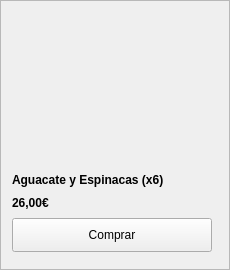
                       <widget class="QFrame" name="frame_3">
                        <property name="minimumSize">
                         <size>
                          <width>230</width>
                          <height>270</height>
                         </size>
                        </property>
                        <property name="maximumSize">
                         <size>
                          <width>230</width>
                          <height>270</height>
                         </size>
                        </property>
                        <property name="frameShape">
                         <enum>QFrame::StyledPanel</enum>
                        </property>
                        <property name="frameShadow">
                         <enum>QFrame::Raised</enum>
                        </property>
                        <layout class="QVBoxLayout" name="verticalLayout_23">
                         <item>
                          <widget class="QLabel" name="labelm_zumo">
                           <property name="minimumSize">
                            <size>
                             <width>200</width>
                             <height>150</height>
                            </size>
                           </property>
                           <property name="maximumSize">
                            <size>
                             <width>200</width>
                             <height>150</height>
                            </size>
                           </property>
                           <property name="styleSheet">
                            <string notr="true">border-image: url(:/imagenes_zumos/z_zumos1.jpg);</string>
                           </property>
                           <property name="text">
                            <string/>
                           </property>
                          </widget>
                         </item>
                         <item>
                          <widget class="QLabel" name="label_19">
                           <property name="maximumSize">
                            <size>
                             <width>16777215</width>
                             <height>15</height>
                            </size>
                           </property>
                           <property name="font">
                            <font>
                             <weight>75</weight>
                             <bold>true</bold>
                             <stylestrategy>PreferDefault</stylestrategy>
                            </font>
                           </property>
                           <property name="text">
                            <string>Aguacate y Espinacas (x6)</string>
                           </property>
                          </widget>
                         </item>
                         <item>
                          <widget class="QLabel" name="precioAvenaHinchada_3">
                           <property name="maximumSize">
                            <size>
                             <width>16777215</width>
                             <height>15</height>
                            </size>
                           </property>
                           <property name="font">
                            <font>
                             <weight>75</weight>
                             <bold>true</bold>
                             <stylestrategy>PreferDefault</stylestrategy>
                            </font>
                           </property>
                           <property name="text">
                            <string>26,00€</string>
                           </property>
                           <property name="scaledContents">
                            <bool>false</bool>
                           </property>
                          </widget>
                         </item>
                         <item>
                          <widget class="QPushButton" name="botonComprar_9">
                           <property name="minimumSize">
                            <size>
                             <width>200</width>
                             <height>34</height>
                            </size>
                           </property>
                           <property name="maximumSize">
                            <size>
                             <width>200</width>
                             <height>34</height>
                            </size>
                           </property>
                           <property name="text">
                            <string>Comprar</string>
                           </property>
                          </widget>
                         </item>
                        </layout>
                       </widget>
